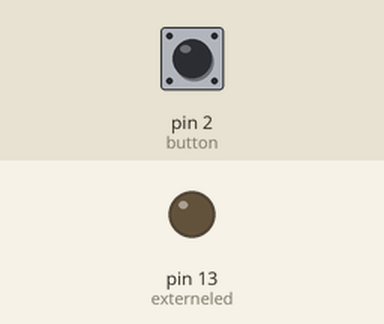
Bench run of a sketch on a simulated Arduino Uno, built with avr-gcc and run on an emulated ATmega328P. Shown: output pins drawn as LEDs (lit = HIGH). The inputs (shaded band) are chosen by the test bench; at power-on: pin 2 (button) LOW.

Above: at 1.2 s.
1.3 s: pin 2 (button) pulled HIGH for 3.2 s
At 5.3 s:
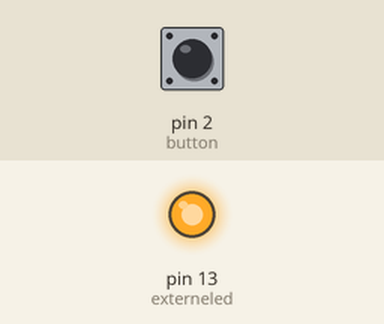
6.0 s: pin 2 (button) pulled HIGH for 0.15 s
At 6.6 s:
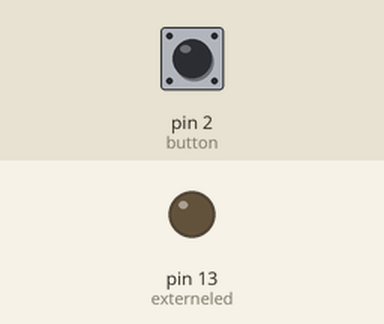
Timing chart, 0 to 9.0 s (numbered marks = the images above; inputs shaded):
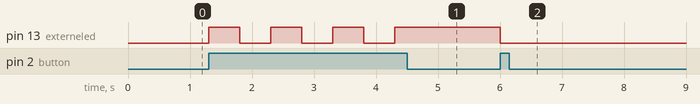

The sketch:

opdracht2.ino
```cpp
int button = 2;
int externeled = 13;
bool stand = LOW;
void setup() {
  pinMode(button, INPUT);
  pinMode(externeled, OUTPUT);
}

void loop() {
  if (digitalRead(button) && stand == HIGH) {
    digitalWrite(externeled, LOW);
    stand = LOW;
    delay(500);
  }
  else if (digitalRead(button) && stand == LOW) {
    digitalWrite(externeled, HIGH);
    stand = HIGH;
    delay(500);
  }
}
```

Measured:
- after the input at 1.3 s, pin 13 (externeled): alternates HIGH for 0.50 s and LOW for 0.50 s, 7 changes in all, then stays HIGH, starting at once
- after the input at 6.0 s, pin 13 (externeled): HIGH → LOW at once
